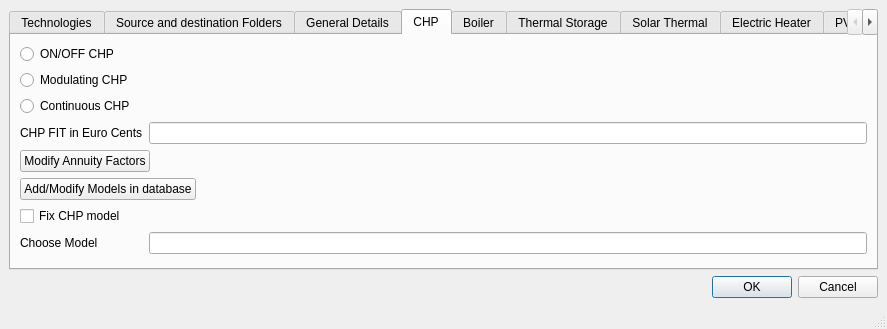
<?xml version="1.0" encoding="UTF-8"?>
<ui version="4.0">
 <class>rtrtjrtj</class>
 <widget class="QMainWindow" name="rtrtjrtj">
  <property name="geometry">
   <rect>
    <x>0</x>
    <y>0</y>
    <width>887</width>
    <height>329</height>
   </rect>
  </property>
  <property name="acceptDrops">
   <bool>true</bool>
  </property>
  <property name="windowTitle">
   <string extracomment="Pick an output folder">Welcome to the SGT UI</string>
  </property>
  <property name="documentMode">
   <bool>false</bool>
  </property>
  <widget class="QWidget" name="centralwidget">
   <layout class="QVBoxLayout" name="verticalLayout_2">
    <item>
     <widget class="QTabWidget" name="tabWidget">
      <property name="currentIndex">
       <number>3</number>
      </property>
      <widget class="QWidget" name="tabTechnologies">
       <attribute name="title">
        <string>Technologies</string>
       </attribute>
       <layout class="QVBoxLayout" name="verticalLayout">
        <item>
         <widget class="QLabel" name="label1">
          <property name="text">
           <string>Choose technologies that can be present in the system:</string>
          </property>
          <property name="textFormat">
           <enum>Qt::RichText</enum>
          </property>
          <property name="wordWrap">
           <bool>true</bool>
          </property>
         </widget>
        </item>
        <item>
         <widget class="QCheckBox" name="CHP1">
          <property name="text">
           <string>CHP</string>
          </property>
         </widget>
        </item>
        <item>
         <widget class="QCheckBox" name="boiler1">
          <property name="text">
           <string>Boiler</string>
          </property>
         </widget>
        </item>
        <item>
         <widget class="QCheckBox" name="thermalstorage">
          <property name="text">
           <string>Thermal Storage</string>
          </property>
         </widget>
        </item>
        <item>
         <widget class="QCheckBox" name="solarthermal">
          <property name="text">
           <string>Solar Thermal</string>
          </property>
         </widget>
        </item>
        <item>
         <widget class="QCheckBox" name="electricheater1">
          <property name="text">
           <string>Electric Heater</string>
          </property>
         </widget>
        </item>
        <item>
         <widget class="QCheckBox" name="photovoltaics1">
          <property name="text">
           <string>Photovoltaics</string>
          </property>
         </widget>
        </item>
        <item>
         <widget class="QCheckBox" name="electricstorage1">
          <property name="text">
           <string>Electric Storage</string>
          </property>
         </widget>
        </item>
       </layout>
      </widget>
      <widget class="QWidget" name="tabFolders">
       <attribute name="title">
        <string>Source and destination Folders</string>
       </attribute>
       <layout class="QGridLayout" name="gridLayout">
        <item row="0" column="0">
         <widget class="QLineEdit" name="OutputFolderLineEdit">
          <property name="placeholderText">
           <string>Choose Output folder</string>
          </property>
          <property name="cursorMoveStyle">
           <enum>Qt::LogicalMoveStyle</enum>
          </property>
         </widget>
        </item>
        <item row="0" column="1">
         <widget class="QPushButton" name="btnOutputBrowse">
          <property name="sizePolicy">
           <sizepolicy hsizetype="Fixed" vsizetype="Fixed">
            <horstretch>0</horstretch>
            <verstretch>0</verstretch>
           </sizepolicy>
          </property>
          <property name="text">
           <string>Browse..</string>
          </property>
          <property name="default">
           <bool>false</bool>
          </property>
         </widget>
        </item>
        <item row="1" column="0">
         <widget class="QLineEdit" name="WeatherDataLineEdit">
          <property name="placeholderText">
           <string>Choose TRY weather file</string>
          </property>
         </widget>
        </item>
        <item row="1" column="1">
         <widget class="QPushButton" name="btnWeathreBrowse">
          <property name="sizePolicy">
           <sizepolicy hsizetype="Fixed" vsizetype="Fixed">
            <horstretch>0</horstretch>
            <verstretch>0</verstretch>
           </sizepolicy>
          </property>
          <property name="text">
           <string>Browse..</string>
          </property>
         </widget>
        </item>
        <item row="2" column="0">
         <widget class="QLineEdit" name="ElProfileLineEdit">
          <property name="placeholderText">
           <string>Choose electrical profile</string>
          </property>
         </widget>
        </item>
        <item row="2" column="1">
         <widget class="QPushButton" name="btnHeatprofilesBrowse">
          <property name="sizePolicy">
           <sizepolicy hsizetype="Fixed" vsizetype="Fixed">
            <horstretch>0</horstretch>
            <verstretch>0</verstretch>
           </sizepolicy>
          </property>
          <property name="text">
           <string>Browse..</string>
          </property>
         </widget>
        </item>
        <item row="3" column="0">
         <widget class="QLineEdit" name="HProfileLineEdit">
          <property name="placeholderText">
           <string>Choose heat profile</string>
          </property>
         </widget>
        </item>
        <item row="3" column="1">
         <widget class="QPushButton" name="btnElProfileBrowse">
          <property name="sizePolicy">
           <sizepolicy hsizetype="Fixed" vsizetype="Fixed">
            <horstretch>0</horstretch>
            <verstretch>0</verstretch>
           </sizepolicy>
          </property>
          <property name="text">
           <string>Browse..</string>
          </property>
         </widget>
        </item>
        <item row="4" column="0">
         <widget class="QRadioButton" name="radioButton">
          <property name="text">
           <string>Hourly excels required?</string>
          </property>
         </widget>
        </item>
       </layout>
      </widget>
      <widget class="QWidget" name="tabGDetails">
       <attribute name="title">
        <string>General Details</string>
       </attribute>
       <layout class="QGridLayout" name="gridLayout_2">
        <item row="0" column="0">
         <widget class="QLabel" name="labelElPrice">
          <property name="text">
           <string>Electricity price</string>
          </property>
         </widget>
        </item>
        <item row="0" column="1">
         <widget class="QLineEdit" name="lineEditElPrice"/>
        </item>
        <item row="1" column="0">
         <widget class="QLabel" name="labelGprice">
          <property name="text">
           <string>Gas price</string>
          </property>
         </widget>
        </item>
        <item row="1" column="1">
         <widget class="QLineEdit" name="lineEditGPrice"/>
        </item>
       </layout>
      </widget>
      <widget class="QWidget" name="tabCHP">
       <attribute name="title">
        <string>CHP</string>
       </attribute>
       <layout class="QGridLayout" name="gridLayout_3">
        <item row="7" column="0">
         <widget class="QLabel" name="labelCHPModelFix">
          <property name="text">
           <string>Choose Model</string>
          </property>
         </widget>
        </item>
        <item row="5" column="0" colspan="2">
         <widget class="QPushButton" name="pushButtonAddCHP">
          <property name="sizePolicy">
           <sizepolicy hsizetype="Maximum" vsizetype="Fixed">
            <horstretch>0</horstretch>
            <verstretch>0</verstretch>
           </sizepolicy>
          </property>
          <property name="text">
           <string>Add/Modify Models in database</string>
          </property>
         </widget>
        </item>
        <item row="3" column="1">
         <widget class="QLineEdit" name="lineEditCHPFIT"/>
        </item>
        <item row="4" column="0" colspan="2">
         <widget class="QPushButton" name="pushButtonAdvAnnuityCHP">
          <property name="sizePolicy">
           <sizepolicy hsizetype="Fixed" vsizetype="Fixed">
            <horstretch>0</horstretch>
            <verstretch>0</verstretch>
           </sizepolicy>
          </property>
          <property name="text">
           <string>Modify Annuity Factors</string>
          </property>
         </widget>
        </item>
        <item row="2" column="0">
         <widget class="QRadioButton" name="radioButtonContCHP">
          <property name="text">
           <string>Continuous CHP</string>
          </property>
         </widget>
        </item>
        <item row="0" column="0">
         <widget class="QRadioButton" name="radioButtonONOFFCHP">
          <property name="text">
           <string>ON/OFF CHP</string>
          </property>
         </widget>
        </item>
        <item row="7" column="1">
         <widget class="QLineEdit" name="lineEditCHPModelFix"/>
        </item>
        <item row="3" column="0">
         <widget class="QLabel" name="labelCHPFIT">
          <property name="text">
           <string>CHP FIT in Euro Cents</string>
          </property>
         </widget>
        </item>
        <item row="1" column="0">
         <widget class="QRadioButton" name="radioButtonModCHP">
          <property name="text">
           <string>Modulating CHP</string>
          </property>
         </widget>
        </item>
        <item row="6" column="0">
         <widget class="QCheckBox" name="checkBoxFixCHP">
          <property name="text">
           <string>Fix CHP model</string>
          </property>
         </widget>
        </item>
       </layout>
      </widget>
      <widget class="QWidget" name="tabBoiler">
       <attribute name="title">
        <string>Boiler</string>
       </attribute>
       <layout class="QGridLayout" name="gridLayout_4">
        <item row="1" column="0" colspan="2">
         <widget class="QPushButton" name="pushButtonAddBoiler">
          <property name="sizePolicy">
           <sizepolicy hsizetype="Maximum" vsizetype="Fixed">
            <horstretch>0</horstretch>
            <verstretch>0</verstretch>
           </sizepolicy>
          </property>
          <property name="text">
           <string>Add/Modify Models in database</string>
          </property>
         </widget>
        </item>
        <item row="3" column="1">
         <widget class="QLineEdit" name="lineEditBoilerModelFix"/>
        </item>
        <item row="0" column="0" colspan="2">
         <widget class="QPushButton" name="pushButtonAdvAnnuityBoiler">
          <property name="sizePolicy">
           <sizepolicy hsizetype="Fixed" vsizetype="Fixed">
            <horstretch>0</horstretch>
            <verstretch>0</verstretch>
           </sizepolicy>
          </property>
          <property name="text">
           <string>Modify Annuity Factors</string>
          </property>
         </widget>
        </item>
        <item row="3" column="0">
         <widget class="QLabel" name="labelBoilerModelFix">
          <property name="text">
           <string>Choose Model</string>
          </property>
         </widget>
        </item>
        <item row="2" column="0">
         <widget class="QCheckBox" name="checkBox">
          <property name="text">
           <string>Fix Boiler model</string>
          </property>
         </widget>
        </item>
       </layout>
      </widget>
      <widget class="QWidget" name="tabThSt">
       <attribute name="title">
        <string>Thermal Storage</string>
       </attribute>
       <layout class="QGridLayout" name="gridLayout_5">
        <item row="0" column="0" colspan="2">
         <widget class="QPushButton" name="pushButtonAdvAnnuityThSt">
          <property name="sizePolicy">
           <sizepolicy hsizetype="Fixed" vsizetype="Fixed">
            <horstretch>0</horstretch>
            <verstretch>0</verstretch>
           </sizepolicy>
          </property>
          <property name="text">
           <string>Modify Annuity Factors</string>
          </property>
         </widget>
        </item>
        <item row="1" column="0" colspan="2">
         <widget class="QPushButton" name="pushButtonAddThSt">
          <property name="sizePolicy">
           <sizepolicy hsizetype="Maximum" vsizetype="Fixed">
            <horstretch>0</horstretch>
            <verstretch>0</verstretch>
           </sizepolicy>
          </property>
          <property name="text">
           <string>Add/Modify Models in database</string>
          </property>
         </widget>
        </item>
        <item row="2" column="0" colspan="2">
         <widget class="QCheckBox" name="checkBoxFixThSt">
          <property name="text">
           <string>Fix Thermal Storage model</string>
          </property>
         </widget>
        </item>
        <item row="3" column="0">
         <widget class="QLabel" name="labelThStModelFix">
          <property name="text">
           <string>Choose Model</string>
          </property>
         </widget>
        </item>
        <item row="3" column="1">
         <widget class="QLineEdit" name="lineEditThStModelFix"/>
        </item>
       </layout>
      </widget>
      <widget class="QWidget" name="tabSolTh">
       <attribute name="title">
        <string>Solar Thermal</string>
       </attribute>
       <layout class="QGridLayout" name="gridLayout_6">
        <item row="1" column="0" colspan="2">
         <widget class="QPushButton" name="pushButtonAddSolTh">
          <property name="sizePolicy">
           <sizepolicy hsizetype="Maximum" vsizetype="Fixed">
            <horstretch>0</horstretch>
            <verstretch>0</verstretch>
           </sizepolicy>
          </property>
          <property name="text">
           <string>Add/Modify Models in database</string>
          </property>
         </widget>
        </item>
        <item row="0" column="0" colspan="2">
         <widget class="QPushButton" name="pushButtonAdvAnnuitySolTh">
          <property name="sizePolicy">
           <sizepolicy hsizetype="Fixed" vsizetype="Fixed">
            <horstretch>0</horstretch>
            <verstretch>0</verstretch>
           </sizepolicy>
          </property>
          <property name="text">
           <string>Modify Annuity Factors</string>
          </property>
         </widget>
        </item>
        <item row="2" column="0">
         <widget class="QLabel" name="labelSolThArea">
          <property name="text">
           <string>Area</string>
          </property>
         </widget>
        </item>
        <item row="2" column="1">
         <widget class="QLineEdit" name="lineEditSolThModelFix"/>
        </item>
       </layout>
      </widget>
      <widget class="QWidget" name="tabElHe">
       <attribute name="title">
        <string>Electric Heater</string>
       </attribute>
       <layout class="QGridLayout" name="gridLayout_7">
        <item row="0" column="0" colspan="2">
         <widget class="QPushButton" name="pushButtonAdvAnnuityElHe">
          <property name="sizePolicy">
           <sizepolicy hsizetype="Fixed" vsizetype="Fixed">
            <horstretch>0</horstretch>
            <verstretch>0</verstretch>
           </sizepolicy>
          </property>
          <property name="text">
           <string>Modify Annuity Factors</string>
          </property>
         </widget>
        </item>
        <item row="1" column="0" colspan="2">
         <widget class="QPushButton" name="pushButtonAddElHe">
          <property name="sizePolicy">
           <sizepolicy hsizetype="Maximum" vsizetype="Fixed">
            <horstretch>0</horstretch>
            <verstretch>0</verstretch>
           </sizepolicy>
          </property>
          <property name="text">
           <string>Add/Modify Models in database</string>
          </property>
         </widget>
        </item>
        <item row="2" column="0">
         <widget class="QCheckBox" name="checkBoxFixElHe">
          <property name="text">
           <string>Fix Electric Heater model</string>
          </property>
         </widget>
        </item>
        <item row="3" column="0">
         <widget class="QLabel" name="labelElHeModelFix">
          <property name="text">
           <string>Choose Model</string>
          </property>
         </widget>
        </item>
        <item row="3" column="1">
         <widget class="QLineEdit" name="lineEditElHeModelFix"/>
        </item>
       </layout>
      </widget>
      <widget class="QWidget" name="tabPV">
       <attribute name="title">
        <string>PV</string>
       </attribute>
       <layout class="QGridLayout" name="gridLayout_8">
        <item row="1" column="0" colspan="2">
         <widget class="QPushButton" name="pushButtonAddPV">
          <property name="sizePolicy">
           <sizepolicy hsizetype="Maximum" vsizetype="Fixed">
            <horstretch>0</horstretch>
            <verstretch>0</verstretch>
           </sizepolicy>
          </property>
          <property name="text">
           <string>Add/Modify Models in database</string>
          </property>
         </widget>
        </item>
        <item row="0" column="0" colspan="2">
         <widget class="QPushButton" name="pushButtonAdvAnnuityPV">
          <property name="sizePolicy">
           <sizepolicy hsizetype="Fixed" vsizetype="Fixed">
            <horstretch>0</horstretch>
            <verstretch>0</verstretch>
           </sizepolicy>
          </property>
          <property name="text">
           <string>Modify Annuity Factors</string>
          </property>
         </widget>
        </item>
        <item row="2" column="1">
         <widget class="QLineEdit" name="lineEditPVModelFix"/>
        </item>
        <item row="2" column="0">
         <widget class="QLabel" name="labelPVArea">
          <property name="text">
           <string>PV Area</string>
          </property>
         </widget>
        </item>
       </layout>
      </widget>
      <widget class="QWidget" name="tabElSt">
       <attribute name="title">
        <string>Electric Storage</string>
       </attribute>
       <layout class="QGridLayout" name="gridLayout_9">
        <item row="0" column="0" colspan="2">
         <widget class="QPushButton" name="pushButtonAdvAnnuityElSt">
          <property name="sizePolicy">
           <sizepolicy hsizetype="Fixed" vsizetype="Fixed">
            <horstretch>0</horstretch>
            <verstretch>0</verstretch>
           </sizepolicy>
          </property>
          <property name="text">
           <string>Modify Annuity Factors</string>
          </property>
         </widget>
        </item>
        <item row="1" column="0" colspan="2">
         <widget class="QPushButton" name="pushButtonAddElSt">
          <property name="sizePolicy">
           <sizepolicy hsizetype="Maximum" vsizetype="Fixed">
            <horstretch>0</horstretch>
            <verstretch>0</verstretch>
           </sizepolicy>
          </property>
          <property name="text">
           <string>Add/Modify Models in database</string>
          </property>
         </widget>
        </item>
        <item row="2" column="0">
         <widget class="QCheckBox" name="checkBoxFixElSt">
          <property name="text">
           <string>Fix Electric Storage model</string>
          </property>
         </widget>
        </item>
        <item row="3" column="0">
         <widget class="QLabel" name="labelElStModelFix">
          <property name="text">
           <string>Choose Model</string>
          </property>
         </widget>
        </item>
        <item row="3" column="1">
         <widget class="QLineEdit" name="lineEditElStModelFix"/>
        </item>
       </layout>
      </widget>
     </widget>
    </item>
    <item>
     <widget class="QDialogButtonBox" name="buttonBox_2">
      <property name="standardButtons">
       <set>QDialogButtonBox::Cancel|QDialogButtonBox::Ok</set>
      </property>
     </widget>
    </item>
   </layout>
  </widget>
  <widget class="QMenuBar" name="menubar">
   <property name="geometry">
    <rect>
     <x>0</x>
     <y>0</y>
     <width>887</width>
     <height>21</height>
    </rect>
   </property>
  </widget>
  <widget class="QStatusBar" name="statusbar"/>
 </widget>
 <resources/>
 <connections/>
</ui>
